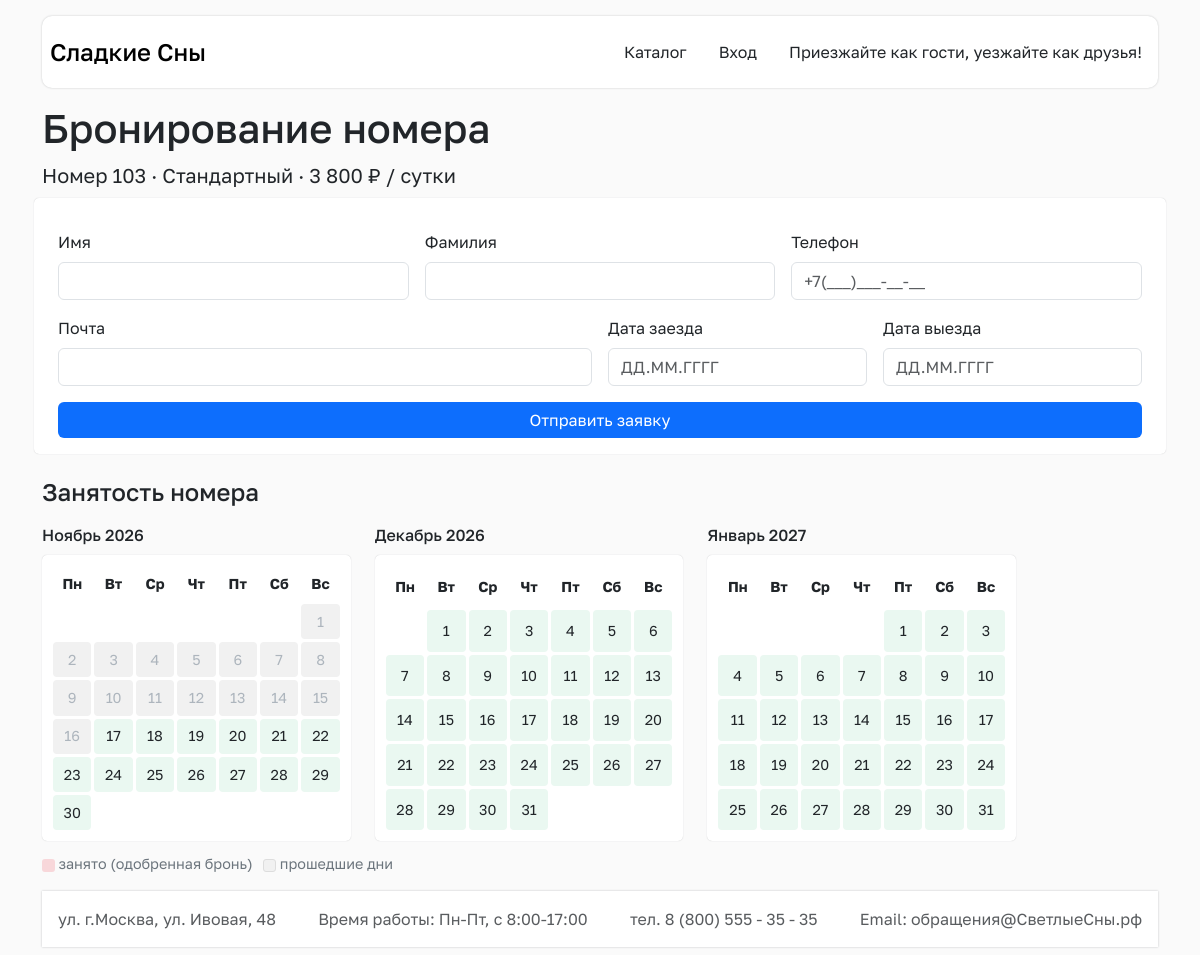
The page /order.php?room=3 on the database its author committed.
### tables this page shows
CREATE TABLE rooms (
    id          INT UNSIGNED PRIMARY KEY AUTO_INCREMENT,
    category_id TINYINT UNSIGNED NOT NULL,
    number      VARCHAR(10) NOT NULL UNIQUE,
    price       INT UNSIGNED NOT NULL COMMENT 'руб./сутки',
    capacity    TINYINT UNSIGNED NOT NULL,
    area        SMALLINT UNSIGNED NOT NULL COMMENT 'м2',
    features    VARCHAR(500) NOT NULL COMMENT 'через ;',
    image       VARCHAR(100) NOT NULL,
    FOREIGN KEY (category_id) REFERENCES categories(id)
);

CREATE TABLE categories (
    id   TINYINT UNSIGNED PRIMARY KEY AUTO_INCREMENT,
    name VARCHAR(50) NOT NULL UNIQUE
);

### order.php (the view, shortened to what this page needs)
<?php
require __DIR__ . '/lib.php';
$roomId = (int)($_GET['room'] ?? 0);
$st = db()->prepare('SELECT r.*, c.name AS category FROM rooms r JOIN categories c ON c.id = r.category_id WHERE r.id = ?');
$st->execute([$roomId]);
$room = $st->fetch();
$old = ['first_name' => '', 'last_name' => '', 'phone' => '', 'email' => '', 'check_in' => '', 'check_out' => ''];
$errors = [];
$posted = $room && $_SERVER['REQUEST_METHOD'] === 'POST';
$cls = function (string $k) use ($errors, $posted): string {
    return isset($errors[$k]) ? ' is-invalid' : ($posted ? ' is-valid' : '');
};
?>
<main>
    <div class="d-flex justify-content-between flex-wrap align-items-center">
        <h1>Бронирование номера</h1>
    </div>
    <?php if (!$room): ?>
        <div class="alert alert-danger my-3">Номер не найден. Выберите номер в каталоге.</div>
        <a href="index.php" class="btn btn-primary">Перейти в каталог</a>
    <?php else: ?>
        <p class="lead mb-0">Номер <?= h($room['number']) ?> · <?= h($room['category']) ?> · <?= number_format((int)$room['price'], 0, '', ' ') ?> ₽ / сутки</p>
        <form class="row g-3 my-2" novalidate method="post" action="order.php?room=<?= (int)$room['id'] ?>">
            <div class="col-md-4">
                <label for="first_name" class="form-label">Имя</label>
                <input type="text" class="form-control<?= $cls('first_name') ?>" id="first_name" name="first_name" maxlength="50" value="<?= h($old['first_name']) ?>" required>
            </div>
            <div class="col-md-4">
                <label for="last_name" class="form-label">Фамилия</label>
                <input type="text" class="form-control<?= $cls('last_name') ?>" id="last_name" name="last_name" maxlength="50" value="<?= h($old['last_name']) ?>" required>
            </div>
            <div class="col-md-4">
                <label for="validationCustomPhone" class="form-label">Телефон</label>
                <input type="text" class="form-control<?= $cls('phone') ?>" id="validationCustomPhone" name="phone" placeholder="+7(___)___-__-__" value="<?= h($old['phone']) ?>" required>
            </div>
            <div class="col-md-6">
                <label for="email" class="form-label">Почта</label>
                <input type="text" class="form-control<?= $cls('email') ?>" id="email" name="email" maxlength="254" value="<?= h($old['email']) ?>" required>
            </div>
            <div class="col-md-3">
                <label for="check_in" class="form-label">Дата заезда</label>
                <input type="text" class="form-control date-mask<?= $cls('check_in') ?>" id="check_in" name="check_in" placeholder="ДД.ММ.ГГГГ" value="<?= h($old['check_in']) ?>" required>
            </div>
            <div class="col-md-3">
                <label for="check_out" class="form-label">Дата выезда</label>
                <input type="text" class="form-control date-mask<?= $cls('check_out') ?>" id="check_out" name="check_out" placeholder="ДД.ММ.ГГГГ" value="<?= h($old['check_out']) ?>" required>
            </div>
            <div class="d-grid gap-2">
                <button class="btn btn-primary" type="submit">Отправить заявку</button>
            </div>
        </form>
        <h4 class="mt-4">Занятость номера</h4>
        <?php
        $busy = busy_days((int)$room['id']);
        $today = new DateTimeImmutable('today');
        $first = $today->modify('first day of this month');
        ?>
        <div class="d-flex flex-wrap gap-4">
            <?php for ($i = 0; $i < 3; $i++) {
                echo render_calendar($first->modify("+$i month"), $busy, $today);
            } ?>
        </div>
        <p class="legend"><span class="busy-dot"></span> занято (одобренная бронь) &nbsp; <span class="past-dot"></span> прошедшие дни</p>
    <?php endif; ?>
</main>

### css/index.css (style rules this page uses)
body { background: #FAFAFA; color: #212529; font-size: 16px; font-family: "Golos", sans-serif; }
.btn { border: none; }
form { padding: 1rem; border-radius: 5px; box-shadow: 0 0 1px 0 rgba(33, 37, 41, 0.25); background: rgb(255, 255, 255); margin: 1rem 0; transition: all .3s ease-in-out; }
.calendar th, .calendar td { width: 2.4rem; height: 2.2rem; text-align: center; font-size: .9rem; border-radius: 4px; }
.legend { font-size: .9rem; color: #6c757d; margin-top: .75rem; }
.busy-dot, .past-dot { display: inline-block; width: .8rem; height: .8rem; border-radius: 3px; vertical-align: middle; }
.busy-dot { background: #f8d7da; }
.past-dot { background: #f1f1f1; border: 1px solid #ddd; }

### rows shown on the page
rooms: number "103", category.name "Стандартный", price "3 800"

### other values the page prints
$months[(int)$first->format('n')] "Ноябрь"
$first->format('Y') "2026"
$months[(int)$first->format('n')] "Декабрь"
$months[(int)$first->format('n')] "Январь"
$first->format('Y') "2027"
